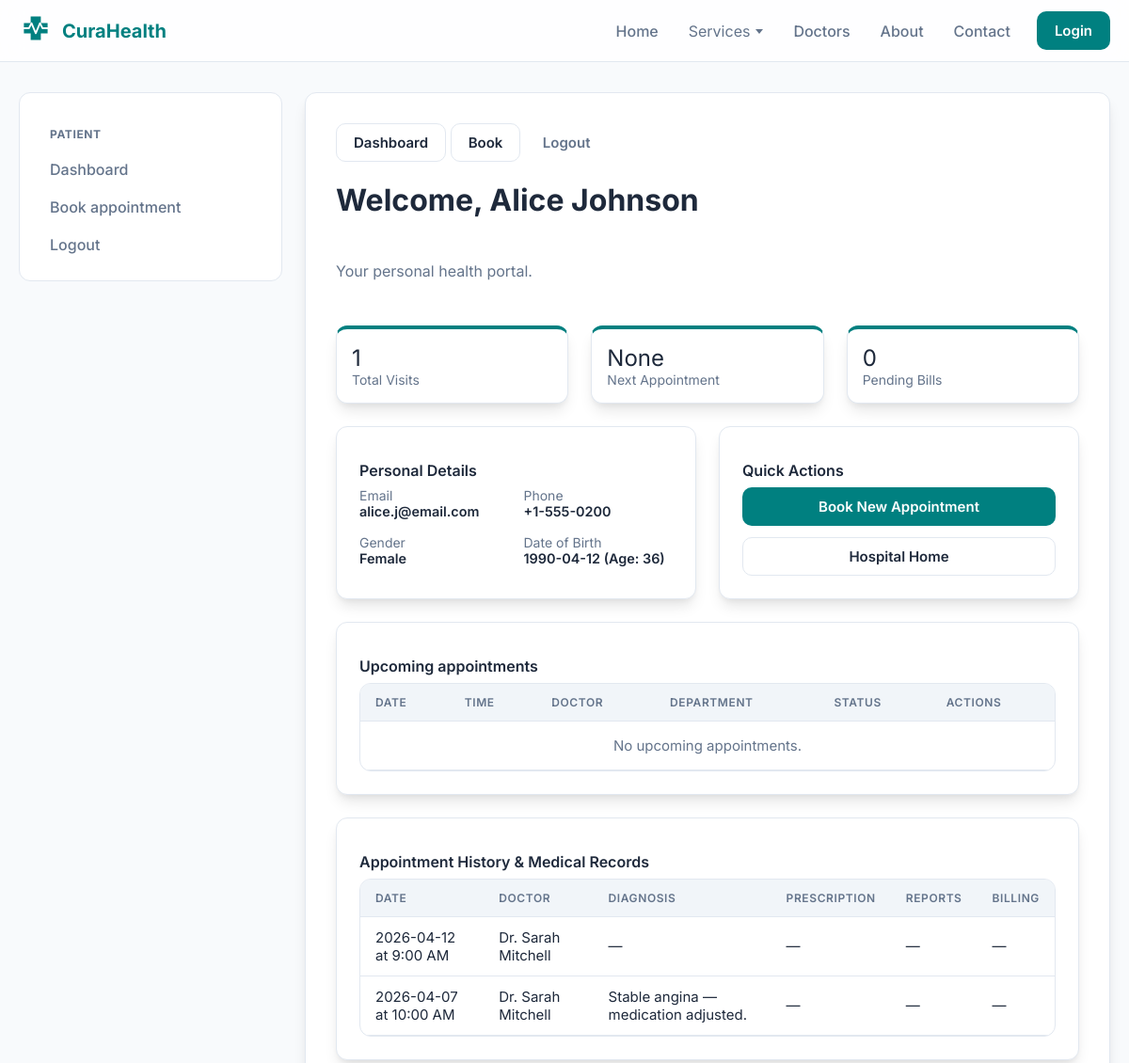
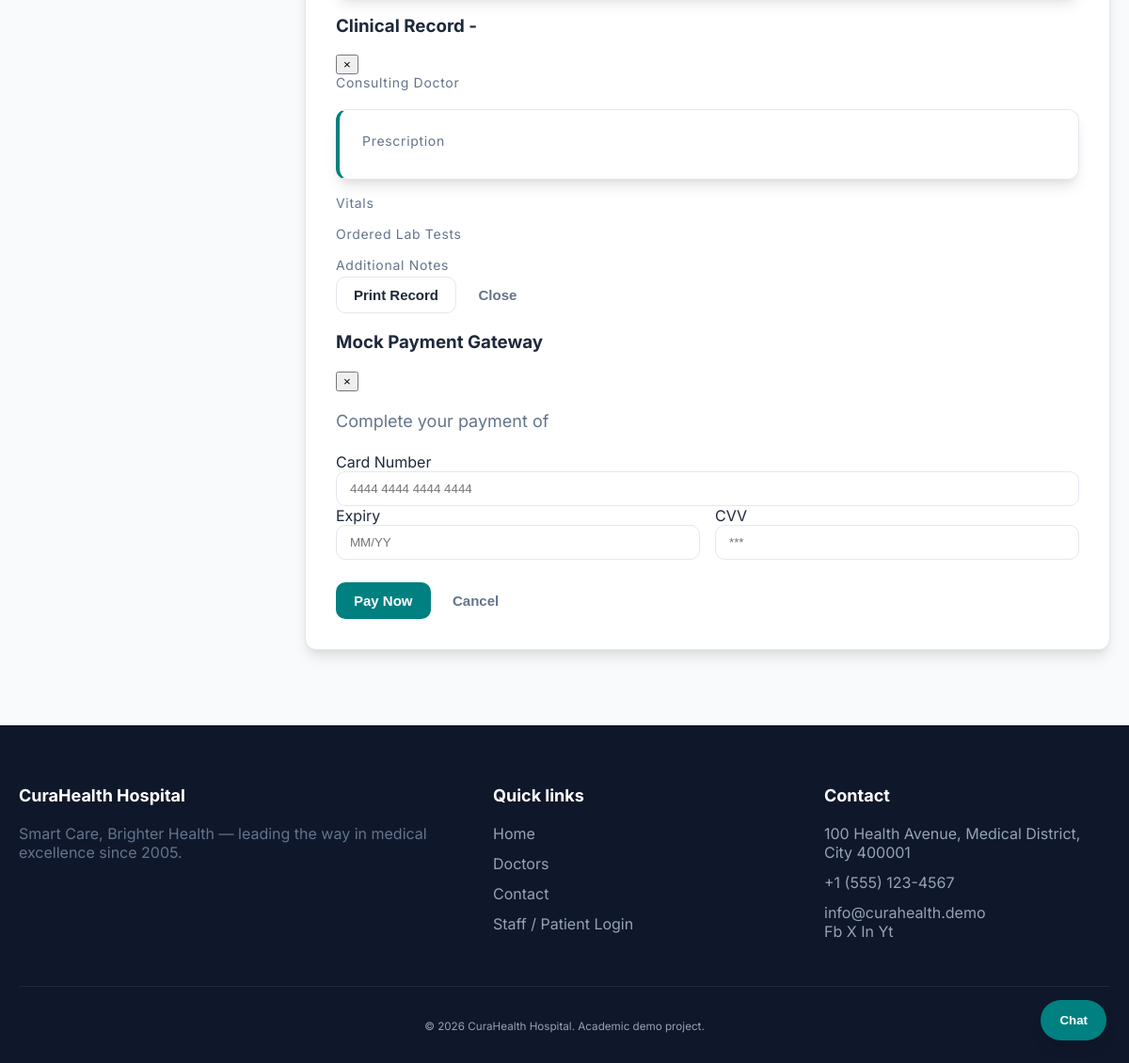
Screenshot of /patient/dashboard (signed in) with the database file from the repository (2 pictures, top to bottom).
### models/patient.py (models this page shows, shortened)
class Patient(db.Model):
    __tablename__ = "patients"
    id = db.Column(db.Integer, primary_key=True)
    name = db.Column(db.String(120), nullable=False)
    email = db.Column(db.String(120), unique=True, nullable=False, index=True)
    password_hash = db.Column(db.String(256), nullable=False)
    phone = db.Column(db.String(32), default="")
    date_of_birth = db.Column(db.Date, nullable=True)
    gender = db.Column(db.String(20), default="")
    address = db.Column(db.Text, default="")
    appointments = db.relationship(
        "Appointment", back_populates="patient", lazy=True, cascade="all, delete-orphan"
    )
    @property
    def age(self):
        if self.date_of_birth:
            today = date.today()
            return today.year - self.date_of_birth.year - ((today.month, today.day) < (self.date_of_birth.month, self.date_of_birth.day))
        return None

### models/appointment.py (models this page shows, shortened)
class Appointment(db.Model):
    __tablename__ = "appointments"
    __table_args__ = (
        db.UniqueConstraint(
            "doctor_id", "appointment_date", "time_slot", name="uq_doctor_date_slot"
        ),
    )
    id = db.Column(db.Integer, primary_key=True)
    patient_id = db.Column(db.Integer, db.ForeignKey("patients.id"), nullable=False)
    doctor_id = db.Column(db.Integer, db.ForeignKey("doctors.id"), nullable=False)
    appointment_date = db.Column(db.Date, nullable=False)
    time_slot = db.Column(db.String(8), nullable=False)  # e.g. "09:30"
    status = db.Column(db.String(32), default="scheduled")  # scheduled, completed, cancelled, pending_lab, results_ready
    symptoms = db.Column(db.Text, default="")
    diagnosis = db.Column(db.String(255), default="")
    notes = db.Column(db.Text, default="")
    vitals_bp = db.Column(db.String(20), default="")
    vitals_temp = db.Column(db.String(10), default="")
    vitals_weight = db.Column(db.String(10), default="")
    vitals_heart_rate = db.Column(db.String(10), default="")
    prescription_json = db.Column(db.Text, default="[]") # JSON string: [{name, dosage, duration, notes}]
    prescription = db.Column(db.Text, default="") # Legacy/Simple view
    ordered_tests = db.Column(db.Text, default="") # List of tests ordered
    lab_result_link = db.Column(db.String(255), default="")
    lab_report_path = db.Column(db.String(255), default="") # Legacy
    is_paid = db.Column(db.Boolean, default=False)
    invoice_amount = db.Column(db.Float, default=0.0)
    patient = db.relationship("Patient", back_populates="appointments")
    doctor = db.relationship("Doctor", back_populates="appointments")

### models/doctor.py (models this page shows, shortened)
class Doctor(db.Model):
    __tablename__ = "doctors"
    id = db.Column(db.Integer, primary_key=True)
    name = db.Column(db.String(120), nullable=False)
    email = db.Column(db.String(120), unique=True, nullable=False, index=True)
    password_hash = db.Column(db.String(256), nullable=False)
    phone = db.Column(db.String(32), default="")
    experience_years = db.Column(db.Integer, default=0)
    bio = db.Column(db.Text, default="")
    specialization = db.Column(db.String(120), default="")
    image_url = db.Column(db.String(255), default="/static/img/doctor-placeholder.jpg")
    consultation_fee = db.Column(db.Float, default=500.0)
    is_active = db.Column(db.Boolean, default=True)
    unavailability_start_date = db.Column(db.Date, nullable=True)
    unavailability_end_date = db.Column(db.Date, nullable=True)
    qualifications = db.Column(db.Text, default="")
    department_id = db.Column(db.Integer, db.ForeignKey("departments.id"), nullable=False)
    department = db.relationship("Department", back_populates="doctors")
    appointments = db.relationship(
        "Appointment", back_populates="doctor", lazy=True, cascade="all, delete-orphan"
    )

### routes/patient.py (the view)
@patient_bp.route("/dashboard")
@patient_required
def dashboard():
    p = Patient.query.get_or_404(session["patient_id"])
    today = date.today()
    now = datetime.now()
    missed_appointments = Appointment.query.filter(
        Appointment.patient_id == p.id,
        Appointment.status == "scheduled",
        Appointment.appointment_date <= today,
    ).all()
    for appt in missed_appointments:
        try:
            appt_time_str = appt.time_slot.split('-')[0].strip() # e.g., "09:00" from "09:00 - 09:30"
            if ':' not in appt_time_str:
                continue
            if len(appt_time_str.split(':')[0]) == 1:
                appt_time_str = '0' + appt_time_str
            appt_datetime_str = f"{appt.appointment_date} {appt_time_str}"
            appt_datetime = datetime.strptime(appt_datetime_str, "%Y-%m-%d %H:%M")
            if now > appt_datetime + timedelta(hours=6):
                appt.status = "missed"
        except Exception:
            pass
    db.session.commit()
    upcoming = (
        Appointment.query.filter(
            Appointment.patient_id == p.id,
            Appointment.appointment_date >= today,
            Appointment.status != "cancelled",
            Appointment.status != "missed",
        )
        .order_by(Appointment.appointment_date, Appointment.time_slot)
        .all()
    )
    history = (
        Appointment.query.filter(
            Appointment.patient_id == p.id,
            (Appointment.appointment_date < today) | (Appointment.status == "completed") | (Appointment.status == "missed") | (Appointment.status == "cancelled"),
        )
        .order_by(Appointment.appointment_date.desc())
        .limit(20)
        .all()
    )
    stats = {
        "total_visits": Appointment.query.filter_by(patient_id=p.id, status="completed").count(),
        "next_appt": upcoming[0].appointment_date.strftime('%d %b') if upcoming else 'None',
        "pending_bills": Appointment.query.filter_by(patient_id=p.id, is_paid=False).filter(Appointment.invoice_amount > 0).count()
    }
    return render_template(
        "patient/dashboard.html",
        patient=p,
        upcoming=upcoming,
        history=history,
        stats=stats,
        slot_label=slot_label,
    )

### templates/patient/dashboard.html (shortened to what this page needs)
{% extends "dashboard_base.html" %}
{% block sidebar %}
<nav class="side-nav">
  <div class="side-title">Patient</div>
  <a class="nav-link active" href="{{ url_for('patient.dashboard') }}">Dashboard</a>
  <a class="nav-link" href="{{ url_for('patient.book') }}">Book appointment</a>
  <a class="nav-link" href="{{ url_for('patient.logout') }}">Logout</a>
</nav>
{% endblock %}
{% block mobile_nav_inner %}
<div class="mobile-actions">
  <a class="btn btn-secondary btn-sm" href="{{ url_for('patient.dashboard') }}">Dashboard</a>
  <a class="btn btn-secondary btn-sm" href="{{ url_for('patient.book') }}">Book</a>
  <a class="btn btn-ghost btn-sm" href="{{ url_for('patient.logout') }}">Logout</a>
</div>
{% endblock %}
{% block dashboard_content %}
<header class="section-head">
  <h1>Welcome, {{ patient.name }}</h1>
  <p class="muted">Your personal health portal.</p>
</header>
<div class="grid grid-3" style="margin-bottom: 24px;">
  <div class="card" style="border-top: 4px solid var(--primary); padding: 16px;">
    <div class="stat" style="font-size: 1.5rem;">{{ stats.total_visits }}</div>
    <div class="muted small">Total Visits</div>
  </div>
  <div class="card" style="border-top: 4px solid var(--primary); padding: 16px;">
    <div class="stat" style="font-size: 1.5rem;">{{ stats.next_appt }}</div>
    <div class="muted small">Next Appointment</div>
  </div>
  <div class="card" style="border-top: 4px solid var(--primary); padding: 16px;">
    <div class="stat" style="font-size: 1.5rem;">{{ stats.pending_bills }}</div>
    <div class="muted small">Pending Bills</div>
  </div>
</div>
<div class="grid grid-2" style="gap: 24px; margin-bottom: 24px;">
  <section class="card">
    <h2 class="h6">Personal Details</h2>
    <div class="grid grid-2" style="gap: 16px; font-size: 0.9rem;">
      <div>
        <label class="muted small">Email</label>
        <div style="font-weight: 600;">{{ patient.email }}</div>
      </div>
      <div>
        <label class="muted small">Phone</label>
        <div style="font-weight: 600;">{{ patient.phone or '—' }}</div>
      </div>
      <div>
        <label class="muted small">Gender</label>
        <div style="font-weight: 600;">{{ patient.gender or '—' }}</div>
      </div>
      <div>
        <label class="muted small">Date of Birth</label>
        <div style="font-weight: 600;">{{ patient.date_of_birth.strftime('%Y-%m-%d') if patient.date_of_birth else '—' }} (Age: {{ patient.age if patient.age is not none else '—' }})</div>
      </div>
    </div>
  </section>
  <section class="card">
    <h2 class="h6">Quick Actions</h2>
    <div style="display: flex; flex-direction: column; gap: 12px;">
      <a href="{{ url_for('patient.book') }}" class="btn btn-primary">Book New Appointment</a>
      <a href="{{ url_for('public.index') }}" class="btn btn-secondary">Hospital Home</a>
    </div>
  </section>
</div>
<section class="card" style="margin-top: 14px;">
  <h2 class="h6">Upcoming appointments</h2>
  <div class="table-wrap">
    <table class="table">
      <thead><tr><th>Date</th><th>Time</th><th>Doctor</th><th>Department</th><th>Status</th><th>Actions</th></tr></thead>
      <tbody>
        {% for a in upcoming %}
        <tr>
          <td>{{ a.appointment_date.strftime('%Y-%m-%d') }}</td>
          <td>{{ slot_label(a.time_slot) }}</td>
          <td>{{ a.doctor.name }}</td>
          <td>{{ a.doctor.department.name if a.doctor.department else '—' }}</td>
          <td><span class="badge">{{ a.status }}</span></td>
          <td>
            <form method="post" action="{{ url_for('patient.cancel_appointment', appt_id=a.id) }}" onsubmit="return confirm('Are you sure you want to cancel this appointment?');">
              <button type="submit" class="btn btn-danger btn-sm">Cancel</button>
            </form>
          </td>
        </tr>
        {% else %}
        <tr><td colspan="6" class="muted" style="text-align:center; padding: 16px;">No upcoming appointments.</td></tr>
        {% endfor %}
      </tbody>
    </table>
  </div>
</section>
<section class="card" style="margin-top: 24px;">
  <h2 class="h6">Appointment History & Medical Records</h2>
  <div class="table-wrap">
    <table class="table">
      <thead><tr><th>Date</th><th>Doctor</th><th>Diagnosis</th><th>Prescription</th><th>Reports</th><th>Billing</th></tr></thead>
      <tbody>
        {% for a in history %}
        <tr>
          <td>{{ a.appointment_date.strftime('%Y-%m-%d') }} at {{ slot_label(a.time_slot) }}</td>
          <td>{{ a.doctor.name }}</td>
          <td>{{ a.diagnosis or '—' }}</td>
          <td>
            {% if a.prescription or (a.prescription_json and a.prescription_json != "[]") %}
            <a class="btn btn-secondary btn-sm" href="{{ url_for('patient.prescription_receipt', appt_id=a.id) }}" target="_blank">View Receipt</a>
            {% else %}
            —
            {% endif %}
          </td>
          <td>
            {% if a.lab_result_link %}
            <a href="{{ a.lab_result_link }}" target="_blank" class="btn btn-secondary btn-sm">View Report</a>
            {% elif a.lab_report_path %}
            <a href="{{ url_for('static', filename=a.lab_report_path) }}" target="_blank" class="btn btn-secondary btn-sm">View Report</a>
            {% else %}
            —
            {% endif %}
          </td>
          <td>
            {% if a.invoice_amount > 0 %}
              {% if a.is_paid %}
              <span class="badge badge-success">Paid</span>
              {% else %}
              <button class="btn btn-primary btn-sm pay-btn" data-appt-id="{{ a.id }}" data-amount="{{ a.invoice_amount }}">Pay ${{ a.invoice_amount }}</button>
              {% endif %}
            {% else %}
            —
            {% endif %}
          </td>
        </tr>
        {% else %}
        <tr><td colspan="6" class="muted" style="text-align:center; padding: 16px;">No past visits yet.</td></tr>
        {% endfor %}
      </tbody>
    </table>
  </div>
</section>
<div class="modal-backdrop" id="prescriptionModal" aria-hidden="true">
  <section class="modal" role="dialog" aria-modal="true">
    <header class="modal-head">
      <h3 class="modal-title">Clinical Record - </h3>
      <button type="button" class="icon-btn" data-modal-close>×</button>
    </header>
    <div class="modal-body">
      <div style="margin-bottom: 20px;">
        <label class="muted small uppercase" style="display: block; letter-spacing: 0.05em; margin-bottom: 4px;">Consulting Doctor</label>
      </div>
      <div class="card" style="background: var(--bg-body); border-left: 4px solid var(--primary); margin-bottom: 16px;">
        <label class="muted small uppercase" style="display: block; letter-spacing: 0.05em; margin-bottom: 8px;">Prescription</label>
      </div>
      <div style="margin-bottom: 16px;">
        <label class="muted small uppercase" style="display: block; letter-spacing: 0.05em; margin-bottom: 4px;">Vitals</label>
      </div>
      <div style="margin-bottom: 16px;">
        <label class="muted small uppercase" style="display: block; letter-spacing: 0.05em; margin-bottom: 4px;">Ordered Lab Tests</label>
      </div>
      <div>
        <label class="muted small uppercase" style="display: block; letter-spacing: 0.05em; margin-bottom: 4px;">Additional Notes</label>
      </div>
    </div>
    <footer class="modal-foot">
      <button type="button" class="btn btn-secondary" onclick="window.print()">Print Record</button>
      <button type="button" class="btn btn-ghost" data-modal-close>Close</button>
    </footer>
  </section>
</div>
<div class="modal-backdrop" id="paymentModal" aria-hidden="true">
  <section class="modal" role="dialog" aria-modal="true">
    <header class="modal-head">
      <h3 class="modal-title">Mock Payment Gateway</h3>
      <button type="button" class="icon-btn" data-modal-close>×</button>
    </header>
    <div class="modal-body">
      <p class="lead">Complete your payment of <strong id="payAmount"></strong></p>
      <form id="paymentForm" class="form">
        <div class="field">
          <label>Card Number</label>
          <input type="text" class="input" placeholder="4444 4444 4444 4444" maxlength="19">
        </div>
        <div class="vitals-grid">
          <div class="field">
            <label>Expiry</label>
            <input type="text" class="input" placeholder="MM/YY">
          </div>
          <div class="field">
            <label>CVV</label>
            <input type="password" class="input" placeholder="***">
          </div>
        </div>
      </form>
    </div>
    <footer class="modal-foot">
      <button type="button" class="btn btn-primary" id="confirmPayBtn">Pay Now</button>
      <button type="button" class="btn btn-ghost" data-modal-close>Cancel</button>
    </footer>
  </section>
</div>
{% endblock %}

### rows the page displays
Patient: name "Alice Johnson", email "alice.j@email.com", phone "+1-555-0200", gender "Female", date_of_birth "1990-04-12", date_of_birth "36"
Appointment: appointment_date "2026-04-12", time_slot "9:00 AM", doctor.name "Dr. Sarah Mitchell", diagnosis "—"
Appointment: appointment_date "2026-04-07", time_slot "10:00 AM", doctor.name "Dr. Sarah Mitchell", diagnosis "Stable angina — medication adjusted."

### other values shown
{{ stats.total_visits }} "1"
{{ stats.next_appt }} "None"
{{ stats.pending_bills }} "0"
